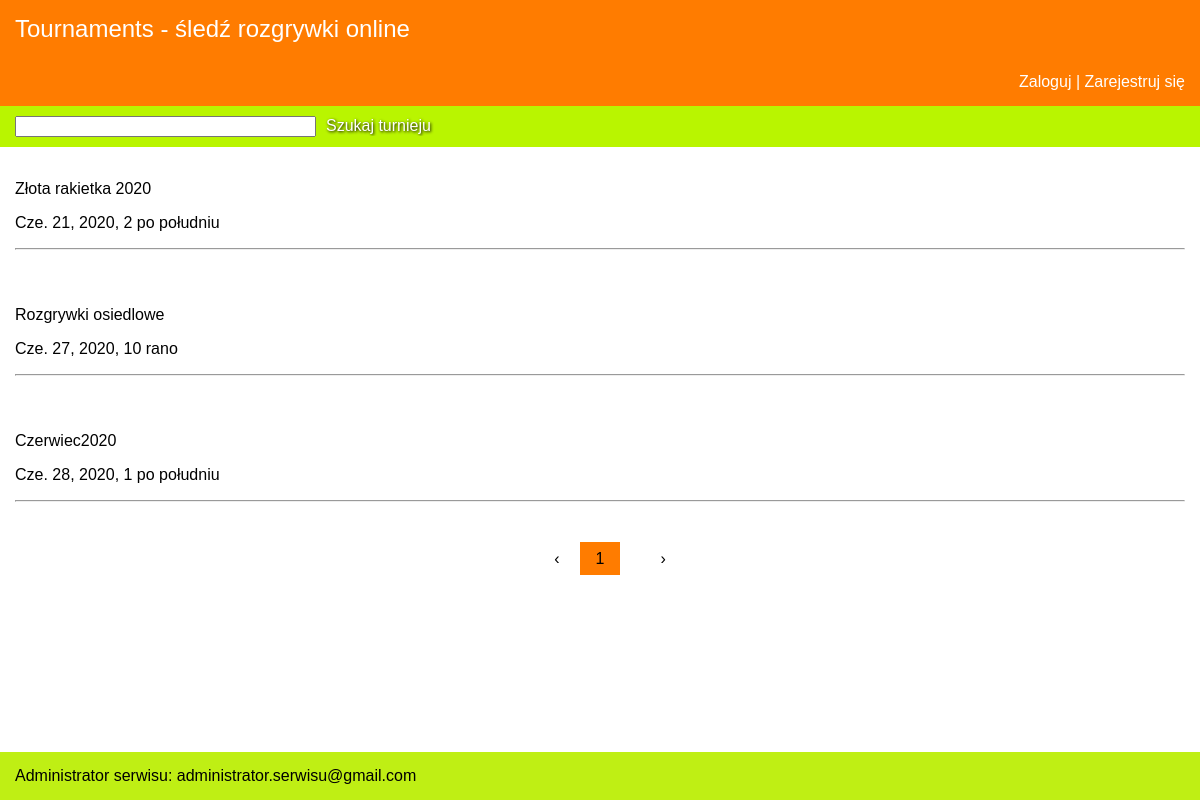
Before: / with the older database file.
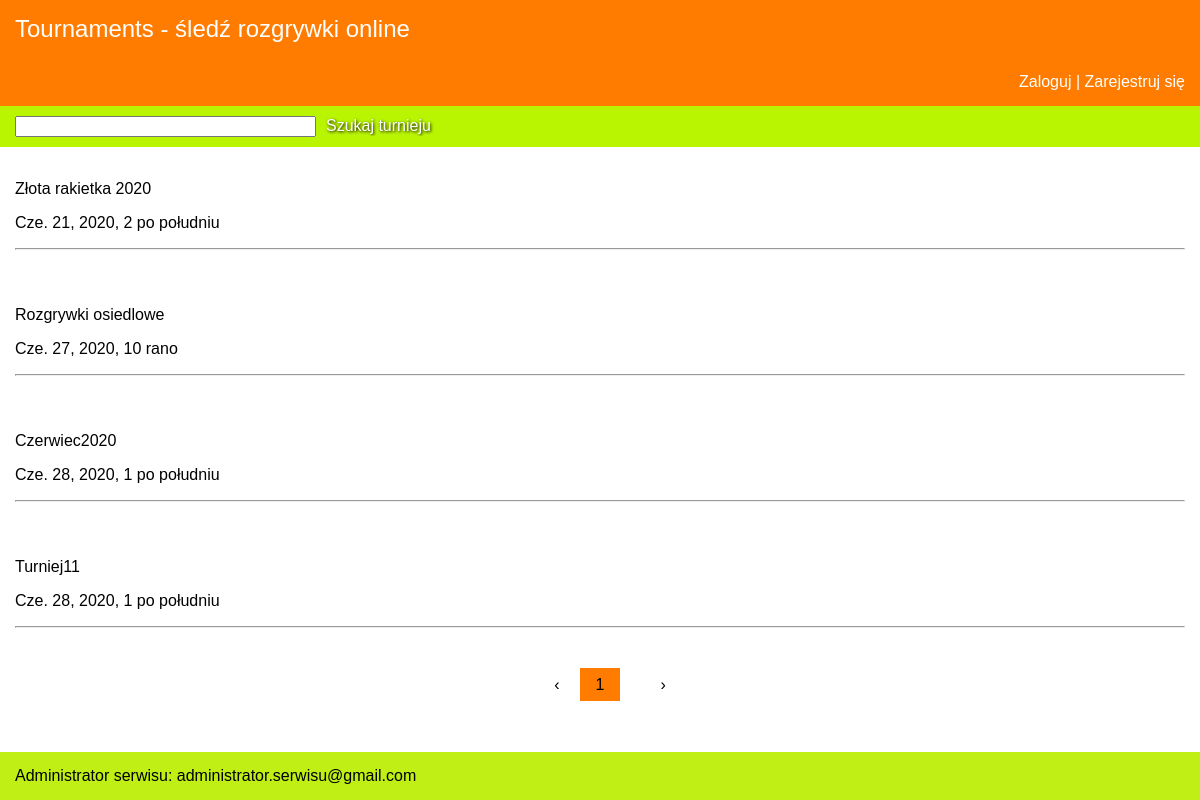
After: the same page with the newer database file.
### Tourn/models.py (models this page shows)
class Tournament(models.Model):
    name = models.CharField(max_length=50)
    discipline = models.CharField(max_length=50)
    start_date = models.DateTimeField()
    registration_deadline = models.DateTimeField()
    participants_limit = models.IntegerField()
    city = models.CharField(max_length=20)
    street = models.CharField(max_length=50)
    number = models.IntegerField()
    organizer = models.ForeignKey(settings.AUTH_USER_MODEL, on_delete=models.CASCADE)

### Tourn/views.py (the view)
# urls.py: url(r'^$', views.post_list, name='home'),
def post_list(request):
    if 'search' in request.POST:
        name = request.POST["tournament_name"]
    else:
        name = ""
    queryset_list = Tournament.objects.filter(start_date__gte=datetime.date.today()).order_by("start_date")
    if len(name) != 0:
        print("name", name)
        queryset_list = queryset_list.filter(Q(name__contains=name) | Q(city__contains=name))
    paginator = Paginator(queryset_list, 10)  # posts per page
    page = request.GET.get('page')
    try:
        queryset = paginator.page(page)
    except PageNotAnInteger:
        queryset = paginator.page(1)
    except EmptyPage:
        queryset = paginator.page(paginator.num_pages)
    context = {
        "object_list": queryset,
        'name': name,
        'length': len(queryset_list)
    }
    return render(request, "home.html", context)

### templates/home.html (shortened to what this page needs)
{% extends 'base.html' %}
{% block stylesheet %}
    <link href="../Tourn/static/base_style.css" rel="stylesheet">
{% endblock %}
{% block user %}
  {% if user.is_authenticated %}
    <div class="user-pane"><div id="greeting" class="left-block">Cześć, {{ user.username }}! Witaj w systemie Tournaments!</div>
    <div class="right-block"><a class="userclicks" href="{% url 'logout' %}">Wyloguj</a> |
    <a class="userclicks" href="{% url 'password_reset' %}">Zmień hasło</a></div></div>
{% else %}
    <div class="user-pane"><div id="greeting" class="left-block">Tournaments - śledź rozgrywki online</div>
        <div class="right-block">
            <a class="userclicks" href="{% url 'login' %}">Zaloguj</a> |
            <a class="userclicks" href="{% url 'signup' %}">Zarejestruj się</a>
        </div>
    </div>
{% endif %}
{% endblock %}
{% block content %}
    <form class="search-engine" action="/" method="POST">
        <input class="textfield" type="text" name="tournament_name" value="{{ name }}">
        <input class="button" type="submit" name="search" value="Szukaj turnieju">
    </form>
{% if length != 0 %}
    {% for obj in object_list %}
<div class = "container">
  <div class = "col-md-6">
    <br>
    <a class="torun_name" href = "tournament/{{ obj.id }}">{{obj.name}}</a>
    <p>{{obj.start_date}}</p>
    <hr>
  </div>
</div>
{% endfor %}
<div class = "container">
  <div class = "col-md-6">
    <nav aria-label="Page navigation example">
      <span class="pagination">
        <li class="page-item">
          {% if object_list.has_previous %}
             <li class="previous"> <a href="?page={{ object_list.previous_page_number }}">
             <span aria-hidden="true">‹</span></a>
          {% else %}
              <li class="previous disabled"><a>‹</a>
          {% endif %}
        </li>
         {% for page in object_list.paginator.page_range %}
            {% if page == object_list.number %}
            <li class="pg-active"><a class = "page_number" href="?page={{page}}">{{page}}</a>
            {% else %}
            <li class="pg"><a class = "page_number" href="?page={{page}}">{{page}}</a>
            {% endif %}
        {% endfor %}
        <li class="page-item">
          {% if object_list.has_next %}
            <li class="previous"> <a href="?page={{ object_list.next_page_number }}">›</a></li>
          {% else %}
              <li class="next disabled"><a>›</a>
          {% endif %}
        </li>
      </span>
    </nav>
  </div>
</div>
    {% else %}
    <p>Brak informacji o zbliżających się turniejach</p>
    {% endif %}
{% endblock %}

Changed rows visible on the page:
added Tournament: name "Turniej11", start_date "Cze. 28, 2020, 1 po południu"
